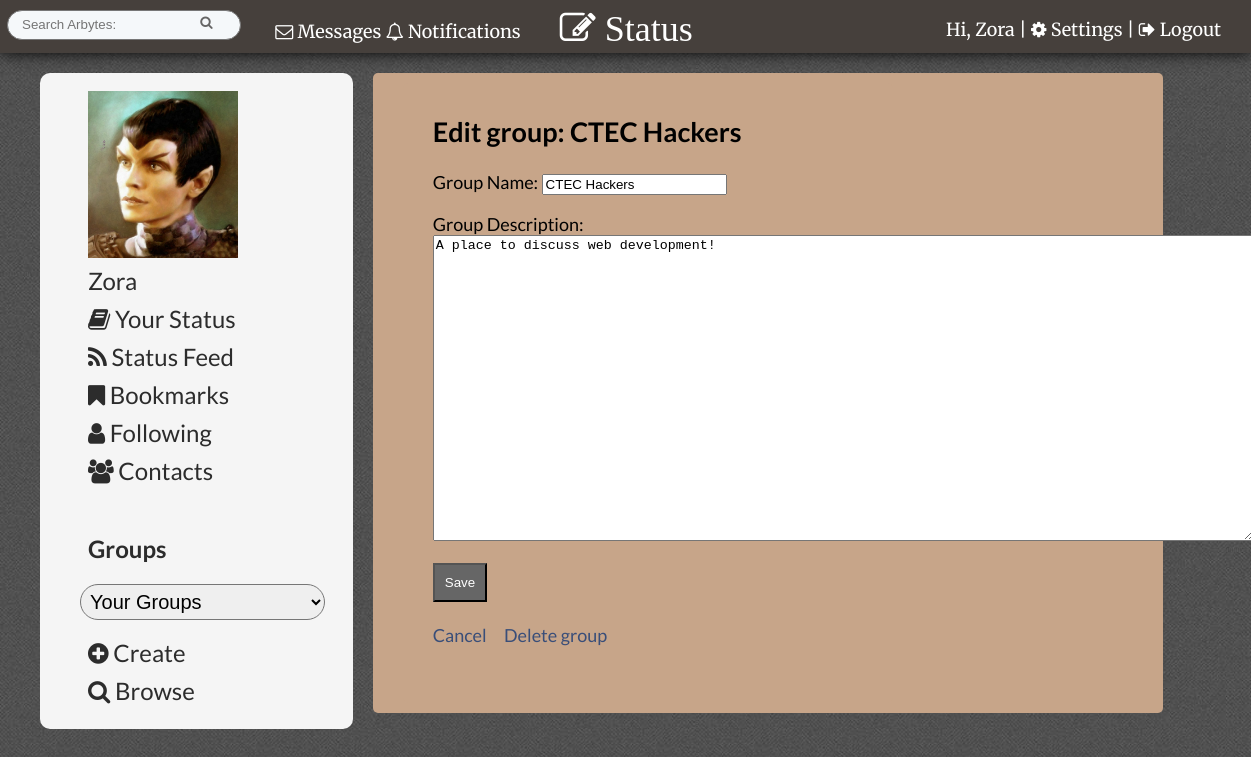
Page /edit_group.php?group=37 (signed in) on the committed database.
### tables this page shows
CREATE TABLE IF NOT EXISTS `profile_img` (
  `id` int(11) NOT NULL,
  `user_id` int(11) NOT NULL,
  `filepath` varchar(60) NOT NULL,
  `current` tinyint(1) NOT NULL
);

CREATE TABLE IF NOT EXISTS `groups` (
  `id` int(11) NOT NULL,
  `group_name` varchar(60) NOT NULL,
  `profile_content` varchar(100) NOT NULL
);

### edit_group.php (the view, shortened to what this page needs)
<?php include("inc/header.php"); ?>
 <div id="page">
<?php
$group_id =$_GET['group'];
$query = "SELECT * FROM groups WHERE id = {$group_id}";
$current_group = mysqli_query($connection, $query);
if($current_group){
$group = mysqli_fetch_assoc($current_group);
$title =$group["group_name"];
$group_content= $group["profile_content"];
}else{
    echo "Group not found!";
    $title ="";
    $group_content ="";
}
?>
  <div id="page">
    <h2>Edit group: <?php echo htmlentities($title); ?></h2>
    <form action="edit_group.php?group=<?php echo $group_id; ?>" method="POST">
      <p>Group Name:
        <input type="text" name="title" value="<?php echo htmlentities($title); ?>" />
      </p>
      <p>Group Description:<br />
        <textarea name="content" rows="20" cols="100"><?php echo htmlentities($group_content); ?></textarea>
      </p>
      <input type="submit" name="submit" value="Save" />
    </form>
    <br />
    <a href="posts.php?group_id=<?php echo $group_id ?>">Cancel</a>
    <a href="delete.php?group_id=<?php echo urlencode($group_id); ?>" onclick="return confirm('Are you sure?');">Delete group</a>
  </div>
</div>
<?php include("inc/footer.php"); ?>

### inc/header.php (shortened to what this page needs)
<?php require_once("functions/session.php");
require_once("functions/db_connection.php");
confirm_logged_in(); ?>
<!DOCTYPE html>
 <html lang="en">
 <head>
       <link rel="stylesheet" href="css/tabs.css">
     <link rel="stylesheet" href="css/style.css">
     <link rel="stylesheet" href="css/popup.css">
         <link rel="stylesheet" href="//maxcdn.bootstrapcdn.com/font-awesome/4.3.0/css/font-awesome.min.css">
          <?php
		$query  = "SELECT * ";
		$query .= "FROM members ";
		$query .= "WHERE id={$_SESSION['user_id']} ";
		$theme_found = mysqli_query($connection, $query);
        $array= mysqli_fetch_assoc($theme_found);
        $theme= $array['theme'];
		$themequery  = "SELECT * ";
		$themequery .= "FROM themes ";
		$themequery .= "WHERE id={$theme} ";
		$themequery_found = mysqli_query($connection, $themequery);
        $theme_array= mysqli_fetch_assoc($themequery_found);
        $filepath=$theme_array['filepath'];
if($theme==0){ ?>
   <link rel='stylesheet' type='text/css' href='css/white.css' />
    <?php }else{ ?>
   <?php if(!empty($filepath)){ ?>
   <link rel='stylesheet' type='text/css' href='<?php echo $filepath; ?>' />
    <? }else{ ?>
   <link rel='stylesheet' type='text/css' href='css/white.css' />
 <?php } ?>
    <?php }
?>
    <link rel="stylesheet" href="css/slide-down.css">
 </head>
 <body>
    <header>
    <span class="min-clear">
<a href="messages.php?user_id=<?php echo $_SESSION['user_id']; ?>">
    <span class="notif"><i class="fa fa-envelope-o"></i>
 Messages</span>
        </a> </span>
        <a href="notifications.php"><span id="messages_notification"><?php echo $_SESSION['notify_num']; ?></span>
        <span class="notif"><i class="fa fa-bell-o"></i>
 Notifications</span></a>
        <a class="button" href="#popup2">  <i id="new" class="fa fa-pencil-square-o fa-2x"> Status</i></a>
         <p id="welcome">Hi, <a title="View your profile" class="tooltip" href="member_profile.php?user_id=<?php echo $_SESSION['user_id']; ?>"><?php echo $_SESSION['first_name']; ?></a> | <a href="settings.php"><i class="fa fa-cog"></i>
Settings</a> |  <a href="logout.php"><i class="fa fa-sign-out"></i>
 Logout</a></p>
        <form id="searchbar" action="search.php?go" method="post">
        <input type="text" name="query" value="" placeholder="Search Arbytes:" />
      <input type="submit" name="submit" value="&#xf002;" />
        </form>
    </header>
   <aside>
     	<ul>
     	  <?php
        $img_query  = "SELECT * ";
		$img_query .= "FROM profile_img ";
		$img_query .= "WHERE user_id={$_SESSION['user_id']} AND current=1";
		$all_imgs = mysqli_query($connection, $img_query);
        if($all_imgs){
        $img_array= mysqli_fetch_assoc($all_imgs);
  if(!empty($img_array)){
            ?>
       <a title="View your profile" class="tooltip" href="member_profile.php?user_id=<?php echo $_SESSION['user_id']; ?>"> <img id="avatar" src="<?php echo $img_array['filepath']; ?>" title="View Your Profilee"/></a><?php
  }else{
            ?>
       <a title="View your profile" class="tooltip" href="member_profile.php?user_id=<?php echo $_SESSION['user_id']; ?>"> <img src="img/default_avatar.png" title="View Your Profile"/></a><?php
  }
        }else{
            ?>
       <a title="View your profile" class="tooltip" href="member_profile.php?user_id=<?php echo $_SESSION['user_id']; ?>"> <img src="img/default_avatar.png" title="View Your Profile"/></a><?php
        }
      ?>
<li><a title="View your profile" class="tooltip" href="member_profile.php?user_id=<?php echo $_SESSION['user_id']; ?>"><?php echo $_SESSION['first_name']; ?></a></li>
<li><a href="status.php"><i class="fa fa-book"></i> Your Status</a></li>
<li><a href="status_feed.php"><i class="fa fa-rss"></i> Status Feed</a></li>
<li><a href="bookmarks.php"><i class="fa fa-bookmark"></i> Bookmarks</a></li>
<li><a href="following.php"><i class="fa fa-user"></i> Following</a></li>
<li><a href="contacts.php"><i class="fa fa-users"></i> Contacts</a></li>
        <br/>
<h3><a href="browse_groups.php"  title="Browse all groups" >Groups</a></h3>
      <?php
        $groups  = "SELECT * FROM members_groups ";
		$groups .= "WHERE member_id={$_SESSION['user_id']}";
		$groups_found = mysqli_query($connection, $groups);
        if($groups_found){
 echo "<form action=\"go.php\" method=\"POST\">";
 echo "<select id=\"groupslist\" name=\"groupslist\" onchange=\"this.form.submit()\" >";
       echo "<option name=\"group\" value=\"\" >Your Groups</option>";
               echo "</select></form>";
        }
            ?>
  <li><a href="new_group.php"><i class="fa fa-plus-circle"></i>
 Create</a></li>
  <li><a href="browse_groups.php"><i class="fa fa-search"></i>
 Browse</a></li>
       </ul>
     </aside>

### css/style.css (style rules this page uses)
body { background: #BABABA; padding: 0; margin: 0; font-size: 18px; font-family: 'Lato', sans-serif; }
#groupslist { width: 90%; padding: 5px; border-radius: 20px; font-size: 20px; margin-bottom: 15px; }
h2 { clear: both; }
header #new { position: absolute; margin-left: 30px; }
header, footer { font-family: 'Merriweather', serif; }
img { max-width: 600px; }
aside { display: block; }
.notif { position: relative; left: -9px; top:10px; z-index: 2; }
header a { text-decoration: none; }
#avatar { width: 150px; }
header { color: white; padding: 10px 30px 20px 50px; margin-bottom: 20px; box-shadow: 0 0 15px black; }
#welcome { float: right; position: relative; top: -10px; }
#searchbar { -moz-box-sizing: border-box; box-sizing: border-box; width: 20%; padding: 5px 12px 6px 12px; font-size: 17px; line-height: 1.5; color: #292f33; background-color: #f5f8fa; border: 1px solid #777; border-radius: 21px; transition: all .2s ease-in-out; float: left; position: relative; left: -43px; }
#searchbar input { border:none; background-color: #f5f8fa; width: 80%; float: left; }
input[type="submit"] { padding: 10px; background: #666; color: white; }
#searchbar input[type="submit"], #groupsearch input[type="submit"] { padding: 0; font-family: FontAwesome; width: 32px; float: left; content: "&#xf002;"; color: #666; }
#page { border-radius: 5px; padding: 10px; padding-left: 30px; margin-bottom: 20px; max-width: 1100px; margin: 0 auto; width: 60%; float: left; min-height: 600px; height: auto; max-width: 1100px; font-size: 18px; }
a { text-decoration: none; }
aside { margin: 0 10px 0 10px; width: 15%; padding: 10px; float: left; margin-right: 20px; margin-left: 40px; border-radius: 10px; }
aside ul li { line-height: 2em; list-style: none }
aside a { color: black; font-size: 24px; padding: 8px; text-decoration: none; text-align: left; }
aside ul { width: auto; }
.tooltip { display: inline; position: relative; }
@media (max-width: 1400px) { aside { width: 25%; padding: 0; } }

### themes/87/coffee.css (style rules this page uses)
body { background-image: url(../../img/tweed.JPG); }
a { color: #394E79; }
header a { color: white; }
header { background: #46403C; color: white; }
#page { background: #C7A589; }
aside, nav { background: whitesmoke; }
aside a { color: #2C2C2C; }

### rows in the picture
profile_img: filepath (picture)
groups: group_name "CTEC Hackers", title "CTEC Hackers", content "A place to discuss web development!"

### other values in the picture
$_SESSION['first_name'] "Zora"
